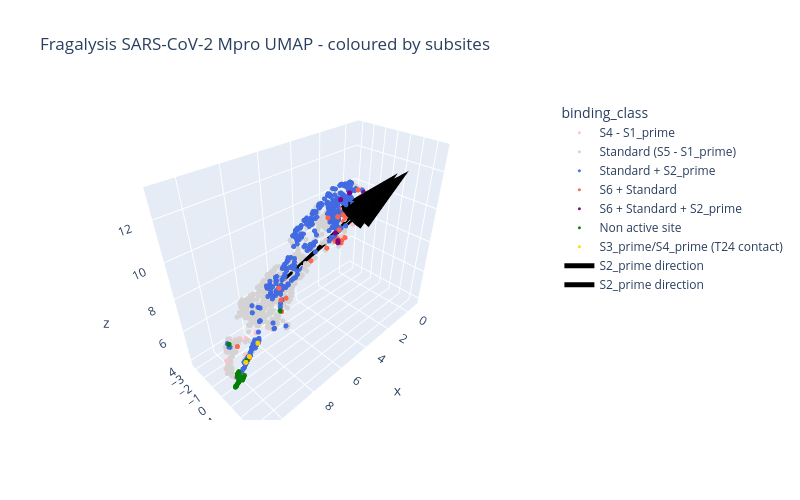

Notebook source saved alongside this figure:
### Code cell
# line
fig_3d.add_trace(go.Scatter3d(
    x=[start_umap_3d[0][0], end_umap_3d[0][0]],
    y=[start_umap_3d[0][1], end_umap_3d[0][1]],
    z=[start_umap_3d[0][2], end_umap_3d[0][2]],
    mode="lines",
    line=dict(color="black", width=5),
    name="S2_prime direction"
))

# arrowhead
fig_3d.add_trace(go.Cone(
    x=[end_umap_3d[0][0]],
    y=[end_umap_3d[0][1]],
    z=[end_umap_3d[0][2]],
    u=[end_umap_3d[0][0] - start_umap_3d[0][0]],
    v=[end_umap_3d[0][1] - start_umap_3d[0][1]],
    w=[end_umap_3d[0][2] - start_umap_3d[0][2]],
    showscale=False,
    colorscale=[[0, "black"], [1, "black"]]
))

### Figure 1 — Plotly figure (JSON) as saved in the notebook; plotly's stock layout.template omitted (floating-point values rounded to 4 significant figures; data arrays with more than 128 entries replaced by an {"elided": "..."} marker saying what was removed)
{"data": [{"customdata": {"elided": "90x3 str values"}, "hovertemplate": "binding_class=S4 - S1_prime<br>x=%{x}<br>y=%{y}<br>z=%{z}<br>pdb_id=%{customdata[0]}<br>subsites=%{customdata[1]}<br>smiles=%{customdata[2]}<extra></extra>", "legendgroup": "S4 - S1_prime", "marker": {"color": "pink", "opacity": 0.95, "size": 3, "symbol": "circle"}, "mode": "markers", "name": "S4 - S1_prime", "scene": "scene", "showlegend": true, "type": "scatter3d", "x": [8.829, 9.303, 9.699, 10.02, 7.936, 8.27, 10.17, 9.56, 10.32, 10.17, 9.418, 10.26, 5.887, 9.324, 3.783, 9.466, 9.412, 9.659, 9.639, 4.829, 6.807, 9.862, 7.581, 9.358, 10.15, 9.669, 4.727, 4.94, 5.333, 10.4, 10.23, 2.409, 3.133, 1.759, 1.478, 7.391, 5.485, 3.859, 6.94, 6.365, 6.297, 7.1, 1.517, 7.142, 9.726, 8.249, 7.234, 7.153, 7.561, 4.58, 9.271, 9.016, 7.089, 4.87, 7.197, 5.446, 5.501, 1.553, 1.39, 8.982, 10.88, 5.067, 6.551, 7.089, 2.359, 7.897, 7.537, 10.42, 10.38, 4.968, 6.53, 5.89, 7.86, 10.84, 6.486, 10.36, 4.597, 9.173, 10.48, 6.753, 2.327, 10.08, 10.52, 8.186, 6.993, 10.78, 9.241, 2.736, 10.18, 9.85], "y": [-1.527, -0.53, -1.887, -1.171, -1.533, -1.332, -0.8182, -1.95, -0.9873, -0.9693, -2.02, -0.8895, -2.726, -2.086, -0.4878, -1.902, -1.983, -2.165, -2.1, -0.4134, -1.195, -1.515, -1.073, -0.7025, -1.273, -1.963, -2.358, -2.396, -1.943, -0.3902, -1.032, 0.2579, 0.211, 0.351, 0.6344, -0.8434, -2.626, -0.2929, -0.5504, -0.508, -1.232, -2.02, 0.6463, -2.332, -1.99, -2.617, -1.256, -2.529, -2.466, 0.4368, -2.013, -1.792, -2.695, -0.2707, -2.477, -1.66, -1.308, 0.3152, 0.3609, -1.989, 1.071, -2.504, -0.7871, -0.9424, -0.247, -2.52, -1.117, -0.7924, -1.063, -0.4933, -0.8169, -2.564, -2.895, 1.047, -0.874, -1.126, -2.381, -1.76, -0.2255, -2.726, 0.6044, -1.586, 0.3009, -1.394, -1.049, 0.9764, -2.018, -0.3866, -0.906, -2.018], "z": [4.796, 4.434, 4.995, 4.271, 5.091, 4.921, 4.141, 4.852, 4.029, 3.92, 4.484, 3.973, 5.066, 4.497, 9.698, 4.648, 4.477, 4.344, 4.336, 8.991, 6.766, 4.248, 4.934, 4.504, 4.182, 4.867, 7.198, 6.787, 6.616, 4.159, 3.946, 9.404, 8.989, 9.751, 9.646, 4.796, 4.834, 9.925, 7.328, 7.335, 7.408, 6.549, 9.577, 5.823, 4.34, 6.307, 7.303, 6.615, 6.522, 9.447, 4.558, 4.695, 6.676, 9.074, 6.626, 6.575, 6.607, 10.14, 10.15, 4.653, 4.732, 7.272, 4.369, 5.055, 10.01, 6.35, 4.924, 4.019, 4.087, 9.04, 4.396, 4.943, 4.32, 4.718, 4.526, 4.031, 7.631, 4.608, 4.24, 6.832, 10.42, 4.104, 4.507, 4.888, 7.603, 4.694, 4.741, 10.17, 4.026, 4.366]}, {"customdata": {"elided": "754x3 str values"}, "hovertemplate": "binding_class=Standard (S5 - S1_prime)<br>x=%{x}<br>y=%{y}<br>z=%{z}<br>pdb_id=%{customdata[0]}<br>subsites=%{customdata[1]}<br>smiles=%{customdata[2]}<extra></extra>", "legendgroup": "Standard (S5 - S1_prime)", "marker": {"color": "lightgrey", "opacity": 0.95, "size": 3, "symbol": "circle"}, "mode": "markers", "name": "Standard (S5 - S1_prime)", "scene": "scene", "showlegend": true, "type": "scatter3d", "x": {"elided": "754 float values"}, "y": {"elided": "754 float values"}, "z": {"elided": "754 float values"}}, {"customdata": {"elided": "374x3 str values"}, "hovertemplate": "binding_class=Standard + S2_prime<br>x=%{x}<br>y=%{y}<br>z=%{z}<br>pdb_id=%{customdata[0]}<br>subsites=%{customdata[1]}<br>smiles=%{customdata[2]}<extra></extra>", "legendgroup": "Standard + S2_prime", "marker": {"color": "royalblue", "opacity": 0.95, "size": 3, "symbol": "circle"}, "mode": "markers", "name": "Standard + S2_prime", "scene": "scene", "showlegend": true, "type": "scatter3d", "x": {"elided": "374 float values"}, "y": {"elided": "374 float values"}, "z": {"elided": "374 float values"}}, {"customdata": {"elided": "56x3 str values"}, "hovertemplate": "binding_class=S6 + Standard<br>x=%{x}<br>y=%{y}<br>z=%{z}<br>pdb_id=%{customdata[0]}<br>subsites=%{customdata[1]}<br>smiles=%{customdata[2]}<extra></extra>", "legendgroup": "S6 + Standard", "marker": {"color": "tomato", "opacity": 0.95, "size": 3, "symbol": "circle"}, "mode": "markers", "name": "S6 + Standard", "scene": "scene", "showlegend": true, "type": "scatter3d", "x": [6.826, 1.511, 4.006, 3.658, 3.066, 1.996, 3.416, 2.163, 2.161, 2.002, 1.69, 2.081, 2.376, 1.751, 1.826, 2.672, 2.599, 6.903, 9.747, 9.491, 1.742, 3.373, 10.35, 6.73, 2.567, 1.569, 6.457, 1.619, 2.363, 2.491, 1.46, 1.427, 2.054, 3.387, 1.998, 2.722, 1.522, 3.375, 2.801, 3.4, 1.856, 1.633, 4.619, 1.946, 1.804, 1.846, 3.056, 1.848, 2.683, 1.507, 3.967, 3.946, 1.67, 1.496, 1.445, 1.528], "y": [-0.9107, 0.6092, -0.1592, 0.3969, -0.3674, 0.263, 0.3907, 0.1878, 0.03565, 0.3415, 0.06129, 0.05443, -0.03773, 0.06194, 0.3853, -0.09841, -0.428, -0.6716, 0.5547, -1.26, 0.365, 0.3152, 0.8233, -0.9365, 0.139, 0.5219, -0.8225, 0.5411, 0.02362, -0.1393, 0.4156, 0.3504, 0.2355, -0.8552, 0.2019, -0.3054, 0.39, 0.3744, -0.1251, 0.4325, 0.7593, 0.5768, -0.8522, 0.03564, 0.1828, 0.2484, 0.3335, 0.05758, -0.4457, 0.5984, 0.5171, 0.7931, 0.3727, 0.3327, 0.2556, 0.4128], "z": [7.203, 9.618, 8.529, 9.105, 9.901, 9.669, 8.871, 9.977, 9.972, 10.72, 10.55, 9.96, 9.993, 10.64, 10.43, 9.787, 10.18, 5.834, 5.375, 4.877, 10.28, 8.778, 4.754, 6.363, 9.947, 9.434, 6.379, 9.604, 9.954, 10.08, 10.07, 10.33, 9.879, 9.82, 9.756, 9.888, 10.67, 8.753, 9.615, 8.906, 9.972, 9.445, 7.787, 11.09, 10.36, 9.939, 8.901, 10.31, 10.22, 9.547, 9.158, 9.879, 9.99, 10.64, 10.3, 10.6]}, {"customdata": [["SARS-a0232a.pdb_A_A_LIG", "['S6', 'S5', 'S4', 'S3', 'S2', 'S1', 'S1_prime', 'S2_prime']", "CNS(=O)(=O)OCC(=O)N[C@H](C)c1cc(Cl)cc(-c2ccc(S(N)(=O)=O)cc2)c1"], ["SARS-a1091a.pdb_A_A_LIG", "['S6', 'S5', 'S4', 'S3', 'S2', 'S1', 'S1_prime', 'S2_prime']", "CS(=O)(=O)NC[C@H]1CN(c2cncc3ccccc23)C(=O)[C@@]12CN(CCN1CC(F)(F)C1)C(=O)c1ccc(Cl)cc12"], ["SARS-a1091b.pdb_B_B_LIG", "['S6', 'S5', 'S4', 'S3', 'S2', 'S1', 'S1_prime', 'S2_prime']", "CS(=O)(=O)NC[C@H]1CN(c2cncc3ccccc23)C(=O)[C@@]12CN(CCN1CC(F)(F)C1)C(=O)c1ccc(Cl)cc12"], ["SARS-a1133b.pdb_B_B_LIG", "['S6', 'S5', 'S4', 'S3', 'S2', 'S1', 'S1_prime', 'S2_prime']", "CS(=O)(=O)NC[C@H]1CN(c2cncc3ccccc23)C(=O)[C@@]12CN(CCN1CCC3(COC3)C1)C(=O)c1ccc(Cl)cc12"], ["5rh5-a.pdb_A_A_LIG", "['S6', 'S5', 'S4', 'S3', 'S2', 'S1', 'S1_prime', 'S2_prime']", "CCC(=O)N(c1cc(C(C)(C)C)on1)[C@@H](C(=O)Nc1ccc(OC)cc1C)c1cccnc1"], ["5rh9-a.pdb_A_A_LIG", "['S6', 'S5', 'S4', 'S3', 'S2', 'S1', 'S1_prime', 'S2_prime']", "CCC(=O)N(c1ccc([C@H](C)OC)cc1)[C@@H](C(=O)Nc1ccc(OC)cc1C)c1cccnc1"], ["7gc5-a.pdb_A_A_LIG", "['S6', 'S5', 'S4', 'S3', 'S2', 'S1', 'S1_prime', 'S2_prime']", "CC(=O)NCCc1c[nH]c2c(CN3CCN(C(C)=O)CC3)cccc12"], ["7vvp-a.pdb_B_B_LIG", "['S6', 'S5', 'S4', 'S3', 'S2', 'S1', 'S1_prime', 'S2_prime']", "COc1cccc2[nH]c(C(=O)N[C@@H](CC(C)C)C(=O)N[C@@H](C[C@@H]3CCNC3=O)C(=O)COP(=O)(O)O)cc12"], ["7ghm-a.pdb_A_A_LIG", "['S6', 'S5', 'S4', 'S3', 'S2', 'S1', 'S1_prime', 'S2_prime']", "O=C1C[C@H](Oc2cc(Cl)cc(OCCNC(=O)c3cc(=O)[nH]c4ccccc34)c2)N1"], ["7ghm-b.pdb_B_B_LIG", "['S6', 'S5', 'S4', 'S3', 'S2', 'S1', 'S1_prime', 'S2_prime']", "O=C1C[C@H](Oc2cc(Cl)cc(OCCNC(=O)c3cc(=O)[nH]c4ccccc34)c2)N1"], ["5rl2-a.pdb_A_A_LIG", "['S6', 'S5', 'S4', 'S3', 'S2', 'S1', 'S1_prime', 'S2_prime']", "CCC(=O)N(c1ccc(C(C)(C)C)cc1)[C@@H](C(=O)NCCOC)c1cccnc1"], ["5rl0-a.pdb_A_A_LIG", "['S6', 'S5', 'S4', 'S3', 'S2', 'S1', 'S1_prime', 'S2_prime']", "CCOC(=O)CCNC(=O)[C@@H](c1cccnc1)N(C(=O)CC)c1ccc(C(C)(C)C)cc1"], ["7vlq-a.pdb_A_A_LIG", "['S6', 'S5', 'S4', 'S3', 'S2', 'S1', 'S1_prime', 'S2_prime']", "CC(C)(C)[C@H](NC(=O)C(F)(F)F)C(=O)N1C[C@H]2[C@@H]([C@H]1C(=O)N[C@H](C=N)C[C@@H]1CCNC1=O)C2(C)C"]], "hovertemplate": "binding_class=S6 + Standard + S2_prime<br>x=%{x}<br>y=%{y}<br>z=%{z}<br>pdb_id=%{customdata[0]}<br>subsites=%{customdata[1]}<br>smiles=%{customdata[2]}<extra></extra>", "legendgroup": "S6 + Standard + S2_prime", "marker": {"color": "purple", "opacity": 0.95, "size": 3, "symbol": "circle"}, "mode": "markers", "name": "S6 + Standard + S2_prime", "scene": "scene", "showlegend": true, "type": "scatter3d", "x": [1.551, 2.59, 1.897, 4.083, 3.479, 1.689, 3.829, 3.877, 1.656, 1.504, 1.98, 1.663, 2.161], "y": [0.4724, 0.01682, 0.7422, 0.6436, 0.2872, 0.7482, 0.6068, 0.6599, 0.2234, 0.4498, 0.8772, 0.7216, 0.9188], "z": [10.27, 11.14, 10.5, 9.715, 11.16, 10.57, 9.039, 9.195, 10.91, 10.18, 10.47, 10.54, 10.36]}, {"customdata": [["5red-a.pdb_A_A_LIG", "['others']", "c1ccc(SCCN2CCOCC2)cc1"], ["5re6-a.pdb_A_A_LIG", "['others']", "CC(=O)Nc1ccc(Oc2ncccn2)cc1"], ["5rec-a.pdb_A_A_LIG", "['others']", "Oc1ccccc1CNc1nc2ccccc2[nH]1"], ["5rgr-a.pdb_A_A_LIG", "['others']", "CC(C)N(C)c1ncnc2c1cnn2C"], ["5rgr-b.pdb_A_A_LIG", "['others']", "CC(C)N(C)c1ncnc2c1cnn2C"], ["7ghk-a.pdb_A_A_LIG", "['others']", "CNCc1c[nH]c2ccc(F)cc12"], ["5rf0-a.pdb_A_A_LIG", "['others']", "OCC1(c2ccccn2)CCCC1"], ["5rf9-a.pdb_A_A_LIG", "['others']", "C[C@H]1CN(C(=O)Cn2cccn2)CCO1"], ["5rea-a.pdb_A_A_LIG", "['others']", "O=C(c1ccc2c(c1)OCO2)N1CCCCCC1"], ["5rfc-a.pdb_A_A_LIG", "['others']", "COC(=O)Nc1sc(C)nc1-c1ccccc1"], ["5reg-a.pdb_A_A_LIG", "['others']", "NC(=O)c1ccc(NC(=O)[C@@H]2CCCO2)cc1"], ["5rgq-a.pdb_A_A_LIG", "['others']", "Cc1cc(F)ccc1CS(N)(=O)=O"], ["5rf4-a.pdb_A_A_LIG", "['others']", "Oc1ccccn1"], ["5rf5-a.pdb_A_A_LIG", "['others']", "O=S1(=O)CC(O)C1"], ["5re5-a.pdb_A_A_LIG", "['others']", "NC(=O)C1CCN(C(=O)Nc2ccccc2)CC1"], ["7gdt-a.pdb_A_A_LIG", "['others']", "Cc1c([C@@H](C)C(=O)O)ccc2c1[nH]c1ccc(Cl)cc12"], ["5ree-a.pdb_A_A_LIG", "['others']", "C[C@@H]1[C@@H](O)CCCN1Cc1ccccc1"], ["5re7-a.pdb_A_A_LIG", "['others']", "CC(=O)NCc1ccc(S(N)(=O)=O)cc1"], ["5rgs-a.pdb_A_A_LIG", "['others']", "OC[C@H]1CN(Cc2ccccc2)CCO1"], ["5rfb-a.pdb_A_A_LIG", "['others']", "CCNCc1cn(C)nn1"], ["5ref-a.pdb_A_A_LIG", "['others']", "COC(=O)c1cccc(NS(C)(=O)=O)c1"], ["5rgg-a.pdb_A_A_LIG", "['others']", "CN1CCN(C(=O)Nc2ccccc2)CC1"], ["7gij-b.pdb_A_A_LIG", "['others']", "CN(C)C(=O)C[C@@]1(C(=O)Nc2cncc3ccccc23)CCOc2ccc(Cl)cc21"], ["5rh4-a.pdb_A_A_LIG", "['others']", "C[C@@H](C(=O)O)c1ccc2c(c1)[nH]c1ccc(Cl)cc12"], ["5rfd-a.pdb_A_A_LIG", "['others']", "CS(=O)(=O)Cc1nc2ccccc2[nH]1"], ["5rei-a.pdb_A_A_LIG", "['others']", "Clc1cccc(CN2CCOCC2)c1"], ["5rfa-a.pdb_A_A_LIG", "['others']", "Cn1ccc(C(=O)NC[C@@H]2CCCO2)n1"], ["5re8-a.pdb_A_A_LIG", "['others']", "Fc1cccc(CNCc2ccco2)c1"], ["5rgj-a.pdb_A_A_LIG", "['others']", "c1cnc(N2CC[C@]3(CCOC3)C2)cn1"]], "hovertemplate": "binding_class=Non active site<br>x=%{x}<br>y=%{y}<br>z=%{z}<br>pdb_id=%{customdata[0]}<br>subsites=%{customdata[1]}<br>smiles=%{customdata[2]}<extra></extra>", "legendgroup": "Non active site", "marker": {"color": "green", "opacity": 0.95, "size": 3, "symbol": "circle"}, "mode": "markers", "name": "Non active site", "scene": "scene", "showlegend": true, "type": "scatter3d", "x": [10.93, 1.445, 10.55, 10.66, 10.84, 1.541, 10.87, 6.979, 10.77, 10.76, 10.25, 9.692, 10.86, 10.9, 1.521, 10.61, 10.39, 10.37, 10.39, 10.63, 9.451, 10.41, 2.158, 10.64, 10.36, 10.87, 10.33, 10.46, 10.34], "y": [1.109, 0.5086, 0.6663, 0.9471, 1.04, 0.5773, 1.071, -0.6934, 1.016, 0.9986, 0.7987, -1.827, 1.084, 1.077, 0.5398, 0.8578, 0.5536, 0.7648, 0.5177, 0.9433, -0.3981, 0.8593, 0.9717, 0.8794, 0.8727, 1.054, 0.1756, 0.9857, 0.8208], "z": [4.764, 9.75, 4.873, 4.731, 4.726, 9.492, 4.755, 5.91, 4.772, 4.745, 4.755, 4.859, 4.76, 4.764, 9.505, 4.729, 4.929, 4.726, 4.955, 4.79, 4.388, 4.796, 10.23, 4.721, 4.715, 4.757, 4.523, 4.748, 4.723]}, {"customdata": [["5rg3-a.pdb_A_A_LIG", "['S1', 'S1_prime', 'S2_prime', 'S3_prime', 'S4_prime']", "C=CCNC(=O)[C@H](CC(N)=O)NC(C)=O"], ["5rev-a.pdb_A_A_LIG", "['S3', 'S2', 'S1', 'S1_prime', 'S2_prime', 'S3_prime', 'S4_prime']", "CC(=O)Nc1cccc(C(=O)N2CCSCC2)c1"], ["7gf8-a.pdb_A_A_LIG", "['S3', 'S2', 'S1', 'S1_prime', 'S2_prime', 'S3_prime', 'S4_prime']", "CC(=O)c1cc(C)n(NC(=O)c2n[nH]c(=O)c3ccccc23)c1C"]], "hovertemplate": "binding_class=S3_prime/S4_prime (T24 contact)<br>x=%{x}<br>y=%{y}<br>z=%{z}<br>pdb_id=%{customdata[0]}<br>subsites=%{customdata[1]}<br>smiles=%{customdata[2]}<extra></extra>", "legendgroup": "S3_prime/S4_prime (T24 contact)", "marker": {"color": "gold", "opacity": 0.95, "size": 3, "symbol": "circle"}, "mode": "markers", "name": "S3_prime/S4_prime (T24 contact)", "scene": "scene", "showlegend": true, "type": "scatter3d", "x": [9.72, 9.867, 9.211], "y": [0.5173, 0.3308, 0.6067], "z": [5.438, 5.046, 5.992]}, {"line": {"color": "black", "width": 5}, "mode": "lines", "name": "S2_prime direction", "type": "scatter3d", "x": [6.172, 1.836], "y": [-2.15, 1.027], "z": [6.445, 10.53]}, {"colorscale": [[0, "black"], [1, "black"]], "showscale": false, "type": "cone", "u": [-4.336], "v": [3.177], "w": [4.087], "x": [1.836], "y": [1.027], "z": [10.53]}, {"line": {"color": "black", "width": 5}, "mode": "lines", "name": "S2_prime direction", "type": "scatter3d", "x": [6.172, 2.448], "y": [-2.15, 0.9629], "z": [6.445, 10.61]}, {"colorscale": [[0, "black"], [1, "black"]], "showscale": false, "type": "cone", "u": [-3.724], "v": [3.113], "w": [4.165], "x": [2.448], "y": [0.9629], "z": [10.61]}], "layout": {"height": 500, "legend": {"title": {"text": "binding_class"}, "tracegroupgap": 0}, "scene": {"domain": {"x": [0, 1], "y": [0, 1]}, "xaxis": {"title": {"text": "x"}}, "yaxis": {"title": {"text": "y"}}, "zaxis": {"title": {"text": "z"}}}, "title": {"text": "Fragalysis SARS-CoV-2 Mpro UMAP - coloured by subsites"}, "width": 800, "yaxis": {"scaleanchor": "x", "scaleratio": 1}}}
